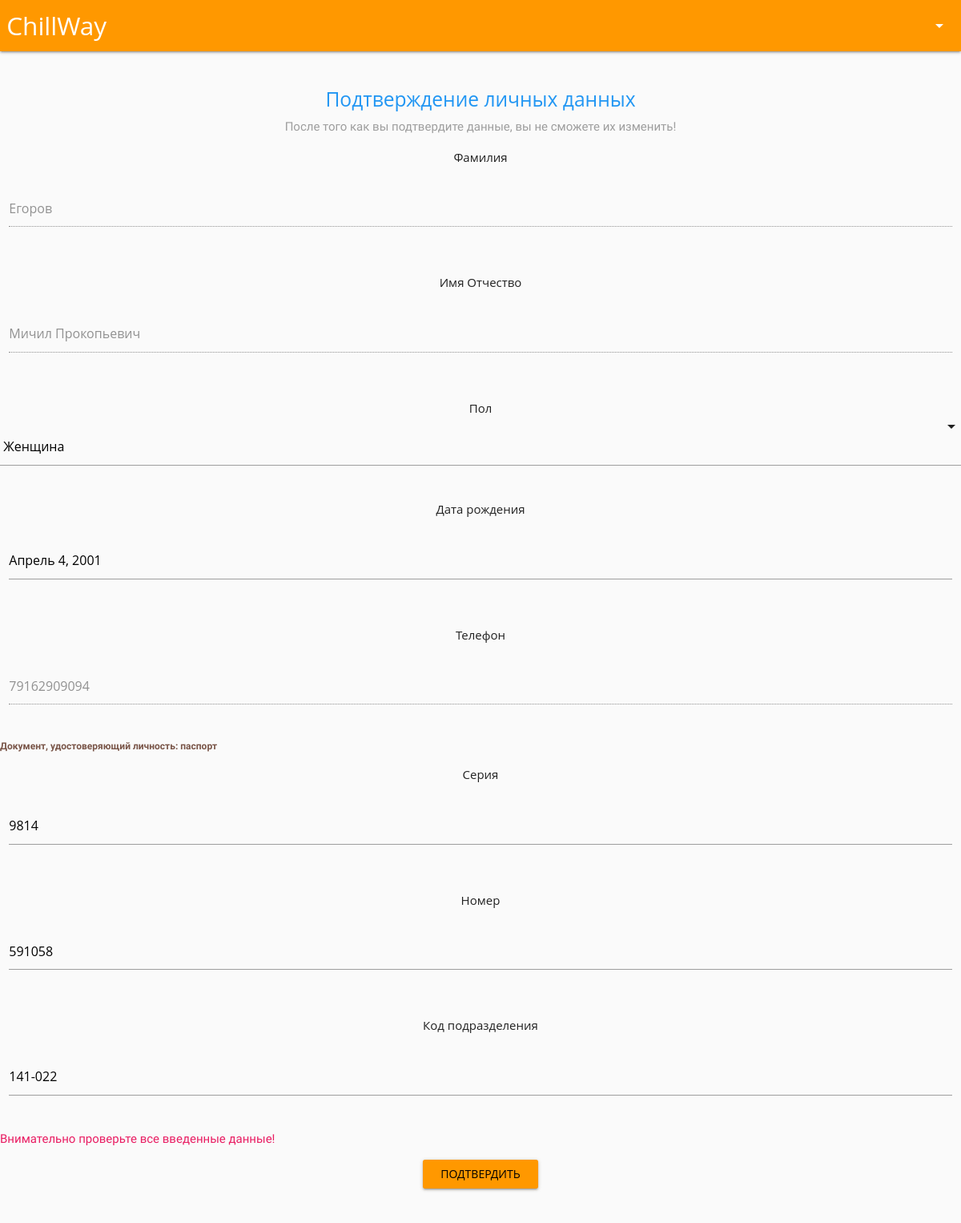
The page /confirm/ (signed in) on the database its author committed.
### main/models.py (models this page shows, shortened)
class Entrepreneur(models.Model):
	user      = models.OneToOneField(User,on_delete=models.CASCADE)
	status    = models.CharField(max_length = 50, choices = STATUS)
	location  = models.ForeignKey('Location', null = True, blank = True,on_delete=models.CASCADE)
	address   = models.CharField(max_length = 100, blank = True)
	price     = models.IntegerField(default = 0)
	telephone = models.CharField(max_length = 100, blank = True)
	addition  = models.CharField(max_length = 500, blank = True)
	about     = models.CharField(max_length = 500, default = "Предприниматель")
	photo     = models.ImageField(upload_to = "images/", default = "images/home_default.jpg")
	checked   = models.BooleanField(default = False)
	birthday        = models.DateField(default = "2001-04-04")
	sex             = models.BooleanField(default = False, choices = SEX)
	passport_series = models.CharField(max_length = 4)
	passport_number = models.CharField(max_length = 6)
	unit_code 		= models.CharField(max_length = 7)

### main/views.py (the view, shortened to what this page needs)
# urls.py: url(r'^confirm/$', views.confirm, name = 'index'),
def confirm(request):
	if not request.user.is_authenticated():
		return HttpResponseRedirect("/login")
	context = {}
	profile = get_correct_profile(request.user)
	context["profile"] = profile
	request = render(request, 'main/confirm.html', context)
	return request

### main/views.py (called while the page is built)
def get_correct_profile(user):
	status = user.email
	if "administrator" in status:
		profile = Administrator.objects.get(user = user)
	elif "consumer" in status:
		profile = Consumer.objects.get(user = user)
	else:
		profile = Entrepreneur.objects.get(user = user)
	return profile

### main/templates/main/confirm.html (shortened to what this page needs)
{% load staticfiles %}
{% include 'main/header.html' %}
<div class="section"></div>
<div class = "row center">
	<h5 class="blue-text"> Подтверждение личных данных </h5>
	<span class="grey-text"> После того как вы подтвердите данные, вы не сможете их изменить! </span>
	<form action = "." method="post">
		<div class = "row">
			<div class = "col s12">
				<p > Фамилия </p>
			</div>
			<div class="input-field col s12">
				<input id="text" name = "first_name"  type="text" class="validate" value="{{profile.user.first_name}}" disabled>
			</div>
		</div>
		<div class = "row">
			<div class = "col s12">
				<p > Имя Отчество </p>
			</div>
			<div class="input-field col s12">
				<input id="text" name = "last_name"  type="text" class="validate" value="{{profile.user.last_name}}" disabled>
			</div>
		</div>
		<div class = "row">
			<div class = "col s12">
				<p > Пол </p>
			</div>
		</div>
		<div class = "row">
			<div class = "col s12">
				<p > Дата рождения </p>
			</div>
			<div class="input-field col s12">
				<input id="text" name = "birthday"  type="text" class="validate datepicker" value="{{profile.birthday}}">
			</div>
		</div>
		<div class = "row">
			<div class = "col s12">
				<p > Телефон </p>
			</div>
			<div class="input-field col s12">
				<input id="text" name = "telephone"  type="text" class="validate" value="{{profile.telephone}}" disabled>
			</div>
		</div>
		<label style='float: left;'>
			<a class='brown-text' href='#!'><b>Документ, удостоверяющий личность: паспорт</b></a>
		</label>
		<div class = "row">
			<div class = "col s12">
				<p > Серия </p>
			</div>
			<div class="input-field col s12">
				<input id="text" name = "passport_series"  type="text" class="validate" value="{{profile.passport_series}}">
			</div>
		</div>
		<div class = "row">
			<div class = "col s12">
				<p > Номер </p>
			</div>
			<div class="input-field col s12">
				<input id="text" name = "passport_number"  type="text" class="validate" value="{{profile.passport_number}}">
			</div>
		</div>
		<div class = "row">
			<div class = "col s12">
				<p > Код подразделения </p>
			</div>
			<div class="input-field col s12">
				<input id="text" name = "unit_code"  type="text" class="validate" value="{{profile.unit_code}}">
			</div>
		</div>
		<span style="float: left" class="pink-text" > Внимательно проверьте все введенные данные!</span>
		<div class = "row">
			<div class="input-field col s12">
				<input id="text" name = "ok_button"  type="submit" class="validate waves-effect btn orange" value="Подтвердить">
			</div>
		</div>
	</form>
</div>
{% include 'main/footer.html' %}

### main/templates/main/header.html (style rules this page uses)
* { font-family: 'Arimo', sans-serif; }

### rows shown on the page
Entrepreneur: first_name "Егоров", last_name "Мичил Прокопьевич", birthday "Апрель 4, 2001", telephone "79162909094", passport_series "9814", passport_number "591058", unit_code "141-022"
